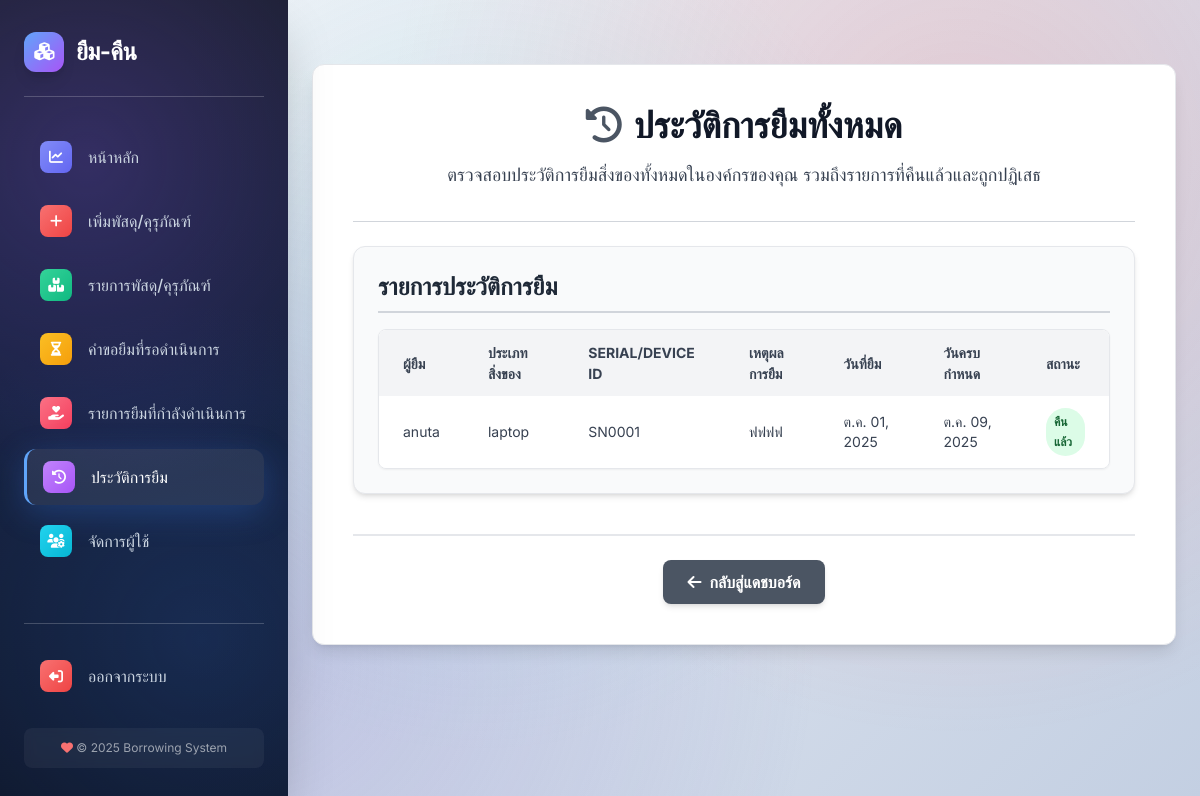
/borrowing/admin/loan-history/ (signed in), run on the app's committed database.
### borrowing/models.py (models this page shows, shortened)
class Loan(models.Model):
    asset = models.ForeignKey('borrowing.Asset', on_delete=models.CASCADE, verbose_name="อุปกรณ์", related_name='loans', db_index=True)
    borrower = models.ForeignKey('users.CustomUser', on_delete=models.CASCADE, verbose_name="ผู้ยืม", related_name='loans', db_index=True)
    borrow_date = models.DateTimeField(auto_now_add=True, verbose_name="วันที่ส่งคำขอ")
    start_date = models.DateField(null=True, blank=True, verbose_name="วันที่เริ่มใช้ (จอง)")
    due_date = models.DateField(null=True, blank=True, verbose_name="กำหนดคืน")
    approved_at = models.DateTimeField(null=True, blank=True, verbose_name="วันที่อนุมัติ")
    pickup_date = models.DateTimeField(null=True, blank=True, verbose_name="วันที่รับของจริง")
    return_date = models.DateTimeField(null=True, blank=True, verbose_name="วันที่คืน")
    STATUS_CHOICES = [
        ('pending', 'รอดำเนินการ'),
        ('approved', 'อนุมัติแล้ว/จองสำเร็จ'),
        ('returned', 'คืนแล้ว'),
        ('rejected', 'ถูกปฏิเสธ'),
        ('overdue', 'เกินกำหนด'),
    ]
    status = models.CharField(max_length=20, choices=STATUS_CHOICES, default='pending', verbose_name="สถานะ", db_index=True)
    reason = models.TextField(blank=True, verbose_name="เหตุผลการยืม")
    class Meta:
        verbose_name = "รายการยืม"
        verbose_name_plural = "รายการยืม"
        ordering = ['-borrow_date']
        indexes = [
            models.Index(fields=['asset', 'status']),
            models.Index(fields=['asset', 'start_date', 'due_date']),
            models.Index(fields=['status']),
            models.Index(fields=['borrower']),
            models.Index(fields=['due_date']),
        ]

class Asset(models.Model):
    item = models.ForeignKey(
        Item, on_delete=models.CASCADE, related_name='assets',
        verbose_name="ประเภทสิ่งของ", db_index=True
    )
    serial_number = models.CharField(max_length=255, blank=True, null=True, unique=True, verbose_name="หมายเลขซีเรียล")
    device_id = models.CharField(max_length=255, blank=True, null=True, unique=True, verbose_name="ID อุปกรณ์")
    location = models.CharField(max_length=255, blank=True, null=True, verbose_name="ตำแหน่ง")
    added_at = models.DateTimeField(auto_now_add=True, db_index=True, null=True, verbose_name="วันที่เพิ่มเข้าระบบ")
    STATUS_CHOICES = [
        ('available', 'พร้อมใช้งาน'),
        ('on_loan', 'กำลังถูกยืม'),
        ('maintenance', 'บำรุงรักษา'),
        ('retired', 'ปลดระวาง'),
    ]
    status = models.CharField(max_length=20, choices=STATUS_CHOICES, default='available', verbose_name="สถานะ", db_index=True)
    class Meta:
        verbose_name = "อุปกรณ์"
        verbose_name_plural = "อุปกรณ์"
        constraints = [
            models.CheckConstraint(
                check=Q(serial_number__isnull=False) | Q(device_id__isnull=False),
                name="asset_sn_or_deviceid_required",
            ),
        ]

class Item(models.Model):
    organization = models.ForeignKey(
        Organization, on_delete=models.CASCADE, verbose_name="องค์กร", db_index=True
    )
    name = models.CharField(max_length=255, verbose_name="ชื่อประเภทสิ่งของ")
    description = models.TextField(blank=True, verbose_name="รายละเอียด")
    total_quantity = models.IntegerField(default=0, verbose_name="จำนวนทั้งหมด")
    available_quantity = models.IntegerField(default=0, verbose_name="จำนวนที่เหลืออยู่")
    image = models.ImageField(upload_to='item_images/', blank=True, null=True, verbose_name="รูปภาพสิ่งของ")
    category = models.ForeignKey(
        ItemCategory, null=True, blank=True,
        on_delete=models.SET_NULL, related_name='items',
        verbose_name="หมวดอุปกรณ์"
    )
    added_at = models.DateTimeField(auto_now_add=True, verbose_name="วันที่เพิ่ม")
    class Meta:
        verbose_name = "ประเภทสิ่งของ"
        verbose_name_plural = "ประเภทสิ่งของ"
        constraints = [
            models.UniqueConstraint(
                fields=['organization', 'name'],
                name='unique_item_name_per_org'
            )
        ]

### users/models.py (models this page shows, shortened)
class CustomUser(AbstractUser):
    organization = models.ForeignKey(Organization, on_delete=models.SET_NULL, null=True, blank=True, verbose_name="องค์กร")
    is_org_admin = models.BooleanField(default=False, verbose_name="ผู้ดูแลองค์กร")
    is_platform_admin = models.BooleanField(default=False, verbose_name="ผู้ดูแลแพลตฟอร์ม")
    phone_number = models.CharField(max_length=20, blank=True, null=True)
    profile_image = models.ImageField(upload_to='profiles/', blank=True, null=True)  # << เพิ่มบรรทัดนี้
    class Meta:
        verbose_name = "ผู้ใช้งาน"
        verbose_name_plural = "ผู้ใช้งาน"

### borrowing/views.py (the view)
# urls.py: path('admin/loan-history/', views.loan_history_admin_view, name='loan_history_admin_view'),
@login_required
def loan_history_admin_view(request):
    redirect_response = check_admin_permission(request)
    if redirect_response:
        return redirect_response
    org = request.user.organization
    loan_history = Loan.objects.filter(
        asset__item__organization=org
    ).exclude(status__in=['pending', 'approved']).select_related('asset__item', 'borrower').order_by('-borrow_date')
    return render(request, 'borrowing/loan_history_admin.html', {
        'loan_history': loan_history,
        'organization_name': org.name,
    })

### borrowing/views.py (called while the page is built)
def check_admin_permission(request):
    if not getattr(request.user, 'is_org_admin', False):
        messages.error(request, "คุณไม่มีสิทธิ์เข้าถึงหน้านี้")
        return redirect('user_dashboard')
    if not getattr(request.user, 'organization_id', None):
        messages.error(request, "บัญชีของคุณยังไม่ถูกผูกกับองค์กร กรุณาเลือกองค์กร")
        return redirect('pick_organization')
    return None

### users/context_processors.py (called while the page is built)
def unread_notifications_count(request):
    if request.user.is_authenticated:
        count = Notification.objects.filter(user=request.user, is_read=False).count()
        return {'unread_notifications_count': count}
    return {'unread_notifications_count': 0} # หากผู้ใช้ยังไม่ได้ล็อกอิน ให้ส่ง 0

### borrowing/templates/borrowing/loan_history_admin.html (shortened to what this page needs)
{% extends 'users/base.html' %}
{% block content %}
<div class="bg-white p-6 md:p-8 lg:p-10 rounded-xl shadow-lg max-w-5xl mx-auto my-8 border border-gray-200">
    <h1 class="text-3xl md:text-4xl font-extrabold text-gray-900 mb-4 text-center flex items-center justify-center gap-x-3">
        <i class="fas fa-history text-gray-600"></i> ประวัติการยืมทั้งหมด
    </h1>
    <p class="text-gray-700 mb-8 text-center text-lg max-w-2xl mx-auto">ตรวจสอบประวัติการยืมสิ่งของทั้งหมดในองค์กรของคุณ รวมถึงรายการที่คืนแล้วและถูกปฏิเสธ</p>
    <hr class="my-6 border-gray-300">
    <div class="mb-10 p-6 bg-gray-50 rounded-xl shadow-md border border-gray-200">
        <h2 class="text-2xl font-bold text-gray-800 mb-4 border-b-2 pb-2 border-gray-300 flex items-center gap-x-2">
            รายการประวัติการยืม
        </h2>
        {% if loan_history %}
            <div class="overflow-x-auto rounded-lg border border-gray-200 shadow-sm">
                <table class="min-w-full bg-white">
                    <thead>
                        <tr class="bg-gray-100 text-gray-700 uppercase text-sm leading-normal font-bold">
                            <th class="py-3 px-6 text-left">ผู้ยืม</th>
                            <th class="py-3 px-6 text-left">ประเภทสิ่งของ</th>
                            <th class="py-3 px-6 text-left">Serial/Device ID</th>
                            <th class="py-3 px-6 text-left">เหตุผลการยืม</th>
                            <th class="py-3 px-6 text-left">วันที่ยืม</th>
                            <th class="py-3 px-6 text-left">วันครบกำหนด</th>
                            <th class="py-3 px-6 text-left">สถานะ</th>
                        </tr>
                    </thead>
                    <tbody class="text-gray-700 text-sm divide-y divide-gray-100">
                        {% for loan in loan_history %}
                            <tr class="hover:bg-gray-50 transition duration-150 ease-in-out">
                                <td class="py-3 px-6 text-left whitespace-nowrap">{{ loan.borrower.username }}</td>
                                <td class="py-3 px-6 text-left">{{ loan.asset.item.name }}</td>
                                <td class="py-3 px-6 text-left">{{ loan.asset.serial_number|default:loan.asset.device_id|default:"-" }}</td>
                                <td class="py-3 px-6 text-left max-w-xs whitespace-normal">{{ loan.reason|default:"-" }}</td>
                                <td class="py-3 px-6 text-left">{{ loan.borrow_date|default_if_none:"N/A"|date:"M d, Y" }}</td>
                                <td class="py-3 px-6 text-left">{{ loan.due_date|date:"M d, Y" }}</td>
                                <td class="py-3 px-6 text-left">
                                    {% if loan.status == 'returned' %}
                                        <span class="px-2 py-1 inline-flex text-xs leading-5 font-semibold rounded-full bg-green-100 text-green-800">คืนแล้ว</span>
                                    {% elif loan.status == 'rejected' %}
                                        <span class="px-2 py-1 inline-flex text-xs leading-5 font-semibold rounded-full bg-red-100 text-red-800">ปฏิเสธ</span>
                                    {% elif loan.status == 'overdue' %}
                                        <span class="px-2 py-1 inline-flex text-xs leading-5 font-semibold rounded-full bg-orange-100 text-orange-800">เกินกำหนด</span>
                                    {% else %}
                                        <span class="px-2 py-1 inline-flex text-xs leading-5 font-semibold rounded-full bg-gray-100 text-gray-800">{{ loan.status|capfirst }}</span>
                                    {% endif %}
                                </td>
                            </tr>
                        {% endfor %}
                    </tbody>
                </table>
            </div>
        {% else %}
            <p class="text-gray-600 italic py-2">ไม่มีประวัติการยืมในองค์กรของคุณ</p>
        {% endif %}
    </div>
    <div class="mt-8 pt-6 border-t-2 border-gray-200 flex flex-wrap gap-4 justify-center">
        <a href="{% url 'dashboard' %}" class="bg-gray-600 hover:bg-gray-700 text-white font-semibold py-2.5 px-6 rounded-lg transition duration-300 transform hover:scale-105 shadow-md flex items-center">
            <i class="fas fa-arrow-left mr-2"></i> กลับสู่แดชบอร์ด
        </a>
    </div>
</div>
{% endblock content %}

### users/templates/users/base.html (style rules this page uses)
:root { --sbw:18rem; --primary-gradient: linear-gradient(135deg, #667eea 0%, #764ba2 100%); --sidebar-gradient: linear-gradient(180deg, #1a1f2e 0%, #16213e 50%, #0f172a 100%); --glass-bg: rgba(255, 255, 255, 0.1); --glass-border: rgba(255, 255, 255, 0.2); }
* { box-sizing: border-box; }
body { font-family: 'Inter', sans-serif; background: linear-gradient(135deg, #f5f7fa 0%, #c3cfe2 100%); color: #2d3748; min-height: 100vh; display: flex; position: relative; overflow-x: hidden; }
body::before { content: ''; position: fixed; inset: 0; background: radial-gradient(circle at 20% 80%, rgba(120, 119, 198, 0.3) 0%, transparent 50%), radial-gradient(circle at 80% 20%, rgba(255, 107, 107, 0.2) 0%, transparent 50%), radial-gradient(circle at 40% 40%, rgba(120, 219, 226, 0.2) 0%, transparent 50%); pointer-events: none; z-index: -1; }

### data on the page
Loan: borrower.username "anuta", asset.item.name "laptop", asset.serial_number "SN0001", reason "ฟฟฟฟ", borrow_date "ต.ค. 01, 2025", due_date "ต.ค. 09, 2025", status "คืนแล้ว"
